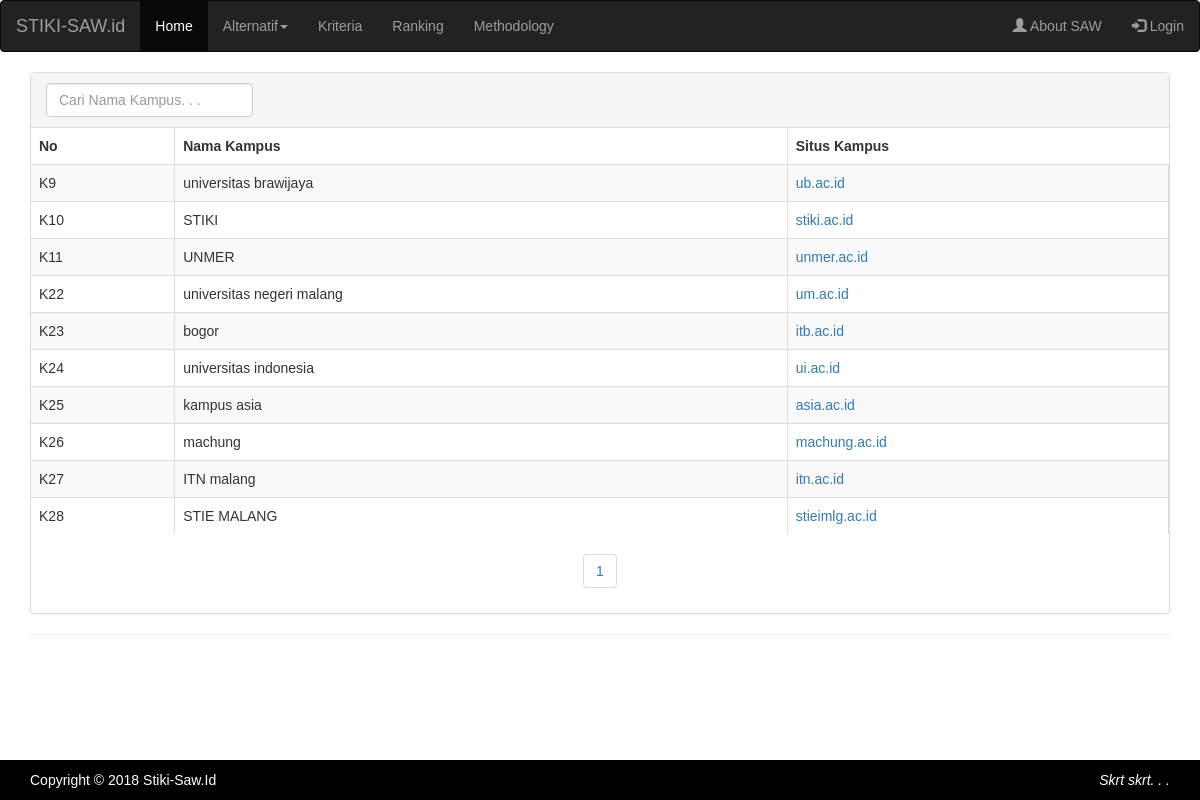
The page /index.php/welcome/alternatif on the database its author committed.
### tables this page shows
CREATE TABLE `kampus` (
  `id_kampus` int(11) NOT NULL AUTO_INCREMENT,
  `nama_kampus` varchar(255) NOT NULL,
  `link` varchar(50) DEFAULT NULL,
  PRIMARY KEY (`id_kampus`)
);

### application/controllers/Welcome.php (called while the page is built, shortened)
<?php
class Welcome extends CI_Controller {
	public $model = NULL;
	public function __construct(){
		$this->load->model('Saw_model');
		$this->model = $this->Saw_model;
		$this->load->database();
		$this->load->model('Crud_model');
		$this->load->model('Http_model');
	}
	public function alternatif(){
		if(isset($_GET['q'])){
			$hasil_pencarian =  $this->model->getSingleKampus($this->db->escape_str($_GET['q']));
			$this->load->view('list_alt',array('rows'=>$hasil_pencarian));
		}else{
		$rows = $this->model->getKampus();
		$halaman = 15;
		$page = isset($_GET['halaman']) ? (int)$_GET["halaman"]:1;
		$mulai = ($page>1) ? ($page * $halaman) - $halaman : 0;
		$jumlah_data = $this->model->jumlah_data_kampus();
		$pages = ceil($jumlah_data/$halaman);
		$panggil = $this->model->getKampusPage($mulai,$halaman);
		$no = $mulai+1;
		$this->load->view('list_alt',array('rows'=>$panggil,'no'=>$no,'pages'=>$pages));
		}
	}
}

### index.php (called while the page is built, shortened)
<?php
require_once BASEPATH.'core/CodeIgniter.php';

### application/models/Saw_model.php (called while the page is built, shortened)
<?php
class Saw_model extends CI_Model
{
  public function getKampus(){
    $sql = $this->db->query("SELECT id_kampus,nama_kampus,link FROM kampus ORDER BY id_kampus");
    return $sql->result_array();
  }
  public function jumlah_data_kampus(){
  	$sql = $this->db->query("SELECT * FROM kampus ORDER BY id_kampus");
    return $sql->num_rows();
  }
}

### application/views/list_alt.php (the view, shortened to what this page needs)
<!DOCTYPE html>
<html lang="en">
<head>
<?php
require_once('header.php');
?>
</head>
<body>
	<?php
require_once('body.php');
?>
<div class="container">
<div class="page-header">
  <div class="panel panel-default">
    <div class="panel-heading">
        <form class="form-inline">
            <div class="form-group">
                <input class="form-control" type="text" placeholder="Cari Nama Kampus. . ." name="q" value="" />
            </div>
        </form>
    </div>
<table class="table table-bordered table-striped table-hover">
	<thead>
		<tr>
		<th>No</th>
		<th>Nama Kampus</th>
    <th>Situs Kampus</th>
		</tr>
</thead>
<tbody>
<?php
foreach ($rows as $data_kampus) {
?>
  <tr>
    <td>K<?php echo $data_kampus['id_kampus'];?></td>
    <td><?php echo $data_kampus['nama_kampus'];?></td>
    <td><a href><?php echo $data_kampus['link'];?><a></td>
  </tr>
<?php
}
?>
</tbody>
</table>
<center>
<ul class="pagination">
 <?php for ($i=1; $i<=$pages ; $i++){ ?>
 <li ><a href="?halaman=<?php echo $i; ?>"><?php echo $i;?></a></li>
  <?php } ?>
  </ul>
  </center>
</div>
</div>
</div>
<?php
require_once('footer.php');
?>
</body>
</html>

### application/views/header.php (shortened to what this page needs)
<link rel="stylesheet" href="https://maxcdn.bootstrapcdn.com/bootstrap/3.3.7/css/bootstrap.min.css">
<link rel="stylesheet" href="<?php echo base_url('/assets/css/custom.css');?>">

### application/views/body.php (shortened to what this page needs)
<?php
if(!isset($this->session->username)){
  $status = "Login";
  $base_url = "index.php/welcome/login";
}
else{
  $base_url = "index.php/welcome/logout";
  $status = "Logout : ".$this->session->username;
  $alternatif = "<li><a href=".base_url("index.php/welcome/alternatif").">Alternatif</a></li>";
}
?>
<nav class="navbar navbar-inverse">
  <div class="container-fluid">
    <div class="navbar-header">
      <a class="navbar-brand">STIKI-SAW.id</a>
    </div>
    <ul class="nav navbar-nav">
      <li class="active"><a href="<?php echo base_url("index.php/welcome/index");?>">Home</a></li>
      <li class="dropdown"><a class="dropdown-toggle" data-toggle="dropdown" href="#">Alternatif<span class="caret"></span></a>
      </li>
      <li><a href="<?php echo base_url("index.php/welcome/criteria");?>">Kriteria</a></li>
      <li><a href="<?php echo base_url("index.php/welcome/ranking");?>">Ranking</a></li>
      <li hidden><a href="<?php echo base_url("index.php/welcome/metodologi");?>">Methodology</a></li>
    </ul>
    <ul class="nav navbar-nav navbar-right">
      <li><a href="<?php echo base_url("index.php/welcome/about");?>"><span class="glyphicon glyphicon-user"></span> About SAW</a></li>
      <li><a href="<?php echo base_url($base_url);?>"><span class="glyphicon glyphicon-log-in"></span>  <?php echo $status;?>  </a></li>
    </ul>
  </div>
</nav>

### application/views/footer.php
<footer class="footer bg-black">
      <div class="container">
        <p class="active">Copyright &copy; 2018 Stiki-Saw.Id <em class="pull-right">Skrt skrt. . .</em></p>
      </div>
    </footer>

### assets/css/custom.css (style rules this page uses)
html { position: relative; min-height: 100%; }
body { font-family: Arial; margin-bottom: 70px; }
* { box-sizing: border-box; }
.footer { position: absolute; bottom: 0; background-color: black; color: white; width: 100%; height: 40px; }
.footer p { margin: 10px 0; }
.page-header { margin-top: 0; padding-bottom: 0; }

### rows shown on the page
kampus: id_kampus "9", nama_kampus "universitas brawijaya", link "ub.ac.id"
kampus: id_kampus "10", nama_kampus "STIKI", link "stiki.ac.id"
kampus: id_kampus "11", nama_kampus "UNMER", link "unmer.ac.id"
kampus: id_kampus "22", nama_kampus "universitas negeri malang", link "um.ac.id"
kampus: id_kampus "23", nama_kampus "bogor", link "itb.ac.id"
kampus: id_kampus "24", nama_kampus "universitas indonesia", link "ui.ac.id"
kampus: id_kampus "25", nama_kampus "kampus asia", link "asia.ac.id"
kampus: id_kampus "26", nama_kampus "machung", link "machung.ac.id"
kampus: id_kampus "27", nama_kampus "ITN malang", link "itn.ac.id"
kampus: id_kampus "28", nama_kampus "STIE MALANG", link "stieimlg.ac.id"

### other values the page prints
$status "Login"
